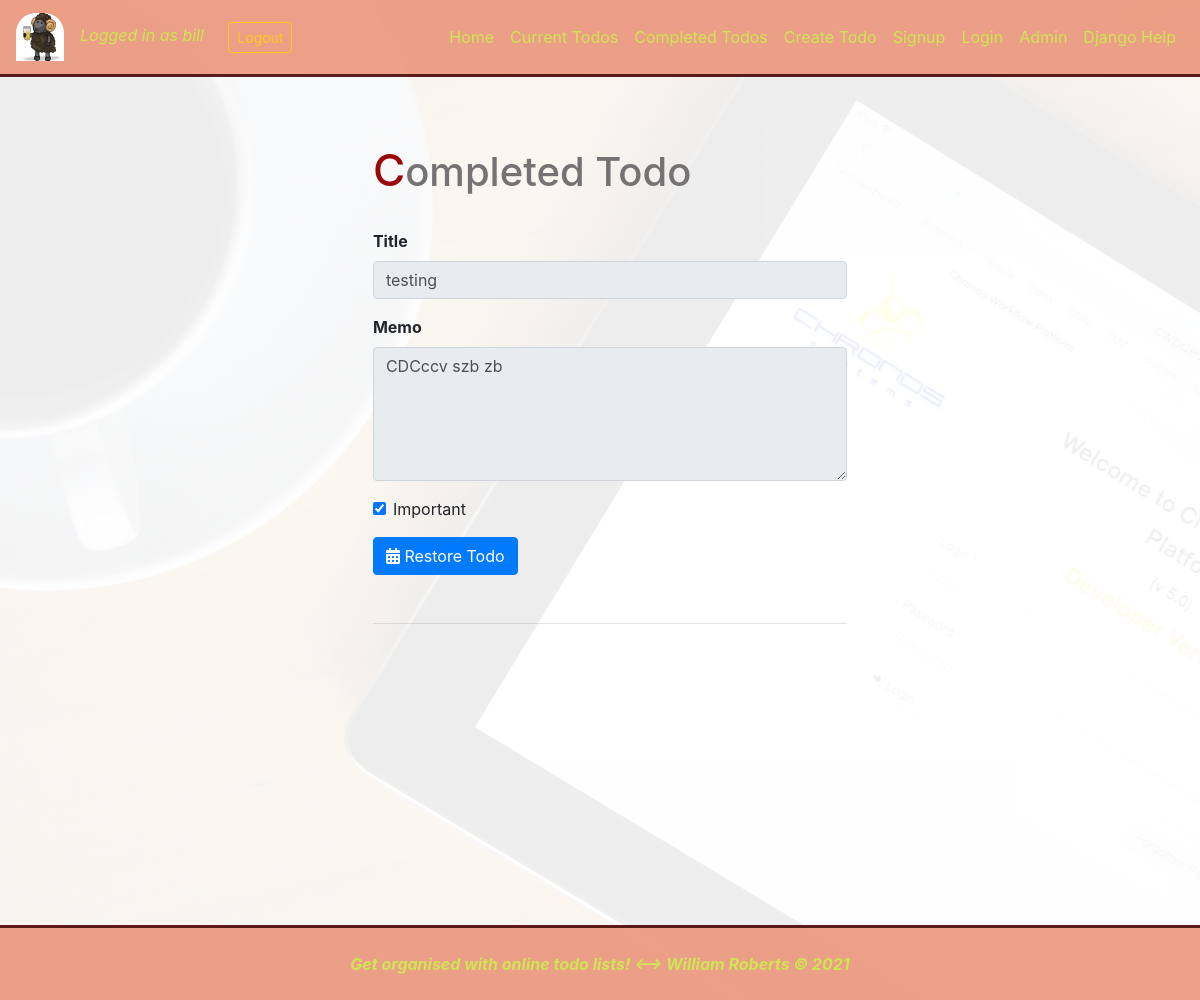
The page /complete/22 (signed in) on the database its author committed.
### todo/models.py (models this page shows, shortened)
class Todo(models.Model):
    title = models.CharField(max_length=100)
    memo = models.TextField(blank=True)
    created = models.DateTimeField(auto_now_add=True)
    datecompleted = models.DateTimeField(null=True, blank=True)
    important = models.BooleanField(default=False)
    user = models.ForeignKey(User, on_delete=models.CASCADE)

### todo/views.py (the view, shortened to what this page needs)
# urls.py: path('complete/<int:todo_pk>', views.viewcomplete, name='viewcomplete'),
def viewcomplete(request, todo_pk):
    try:
        todo = Todo.objects.get(id=todo_pk, user=request.user)
    except Exception as ex:
       return render(request, 'todo/viewcomplete.html', {
            'error':'No records returned - invalid record or user id'})
    if request.method == 'GET':
        form = TodoForm(instance=todo)
        return render(request, 'todo/viewcomplete.html', {'todo':todo, 'form':form})

### todo/forms.py
class TodoForm(ModelForm):
    class Meta:
        model = Todo
        fields = ['title', 'memo', 'important']

### todo/templates/todo/viewcomplete.html (shortened to what this page needs)
{% extends 'base.html' %}
{% load static %}
{% block content %}
<div class="row justify-content-center mt-5">
    <div class="col-md-5">
    <h1>Completed Todo</h1>
    <br>
    <form method="POST">
        <div class="form-group">
            <label for="title"><b>Title</b></label>
            <input type="text" name="title" class="form-control" id="title" value="{{ todo.title }}" readonly>
        </div>
        <div class="form-group">
            <label for="memo"><b>Memo</b></label>
            <textarea readonly name="memo" rows="5" class="form-control" id="memo" >{{ todo.memo }}</textarea>
        </div>
        <div class="form-group form-check">
            <input type="checkbox" name="important" class="form-check-input"
                id="important" {% if todo.important %}checked{% endif %} onclick="return false;">
            <label class="form-check-label" for="important">Important</label>
        </div>
        <button type="submit" class="btn btn-primary">
            <i class="fas fa-calendar-alt"></i>  Restore Todo</button>
    </form>
    <br>
    <hr class="my-4"/>
</div>
</div>
{% endblock content %}

### templates/navbar.html (shortened to what this page needs)
{% load static %}
<nav class="navbar fixed-top navbar-expand-md navbar-dark bg-dark">
    <a class="navbar-brand" href="#top"><img class="mylogo" src="{% static 'logo.png' %}"
        alt="logo" /></a>
    {% if user.is_authenticated %}
        <form action="{% url 'logoutuser' %}" method="POST">
                <i class="loggedin">Logged in as {{ user.username }}</i>
                <button type="submit" class="btn btn-outline-warning btn-sm">Logout</button>
        </form>
    {% endif %}
    <div class="collapse navbar-collapse" id="navbarMenu">
        <ul class="navbar-nav ml-auto">
            <li class="nav-item">
                <a class="nav-link" href="{% url 'home' %}">Home</a>
            </li>
            <li class="nav-item">
                <a class="nav-link" href="{% url 'currenttodos' %}" >Current Todos</a>
            </li>
            <li class="nav-item">
                <a class="nav-link" href="{% url 'completedtodos' %}" >Completed Todos</a>
            </li>
            <li class="nav-item">
                <a class="nav-link" href="{% url 'createtodo' %}" >Create Todo</a>
            </li>
            <li class="nav-item">
                <a class="nav-link" href="{% url 'signupuser' %}" >Signup</a>
            </li>
            <li class="nav-item">
                <a class="nav-link" href="{% url 'loginuser' %}" >Login</a>
            </li>
            <li class="nav-item">
                <a class="nav-link" href="/admin141148/login/?next=/admin141148/" target="_blank">Admin</a>
            </li>
            <li class="nav-item">
                <a class="nav-link" href="{% static 'django.pdf' %}" target="_blank">Django Help</a>
            </li>
        </ul>
    </div>
</nav>
<br><br><br><br>

### static/style.css (style rules this page uses)
.navbar { background-color: darksalmon !important; opacity: 0.9; border-bottom: rgb(73, 3, 3) 3px solid; }
.navbar-nav .nav-link { color:rgb(203, 228, 65) !important; }
.mylogo { border-radius: 20px 20px 0 0; }
.loggedin { padding-right: 20px; color:rgb(203, 228, 65); }
.row { padding-left: 20px; }
h1 { color: rgb(116, 114, 114); }
h1::first-letter { color: rgb(153, 7, 7); font-size: 110%; }

### rows shown on the page
Todo: title "testing", memo "CDCccv szb zb", important "☑"

### other values the page prints
{{ user.username }} "bill"
